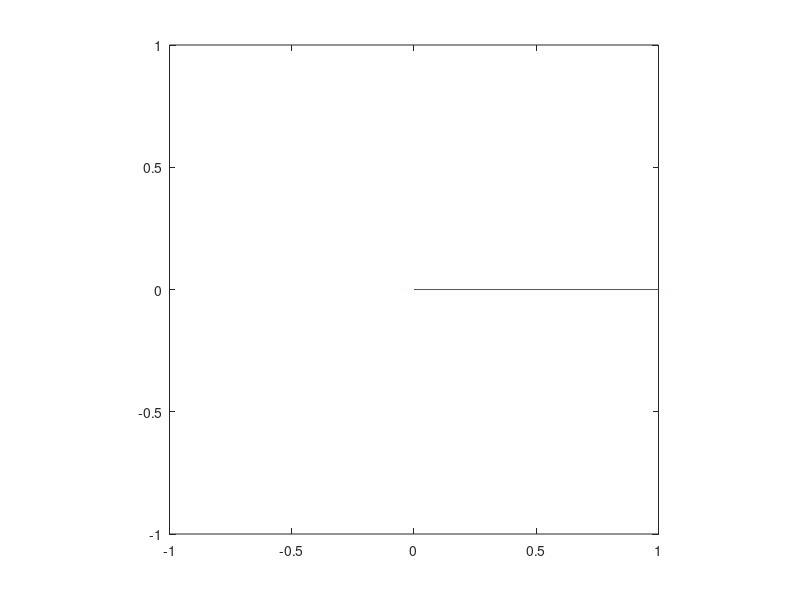

The MATLAB script that drew this image:
%VECROT Animation program which shows a rotating vector            % -  1
%       defined as complex number (Section 4.10)                   % -  2

f      = 50;            % frequency, Hz                            % -  3
omega  = 2*pi*f;        % angular frequency, rad/s                 % -  4
tmax   = 1/f;           % time for a complete rotation, s          % -  5
time   = [ ];                                                      % -  6
motion = [ ];                                                      % -  7
for t = 0: tmax/36: tmax                                           % -  8
        z      = exp(i*omega*t);   % complex number description    % -  9
        x      = real(z);          % cartesian projection          % - 10
        y      = imag(z);          % cartesian projection          % - 11
        time   = [ time t ];                                       % - 12
        motion = [ motion y ];                                     % - 13
        plot([ 0, x ], [ 0, y ])                                   % - 14
        axis('square'), axis([ -1 1 -1 1 ])                        % - 15
        pause(1.0)                                                 % - 16
end                                                                % - 17
